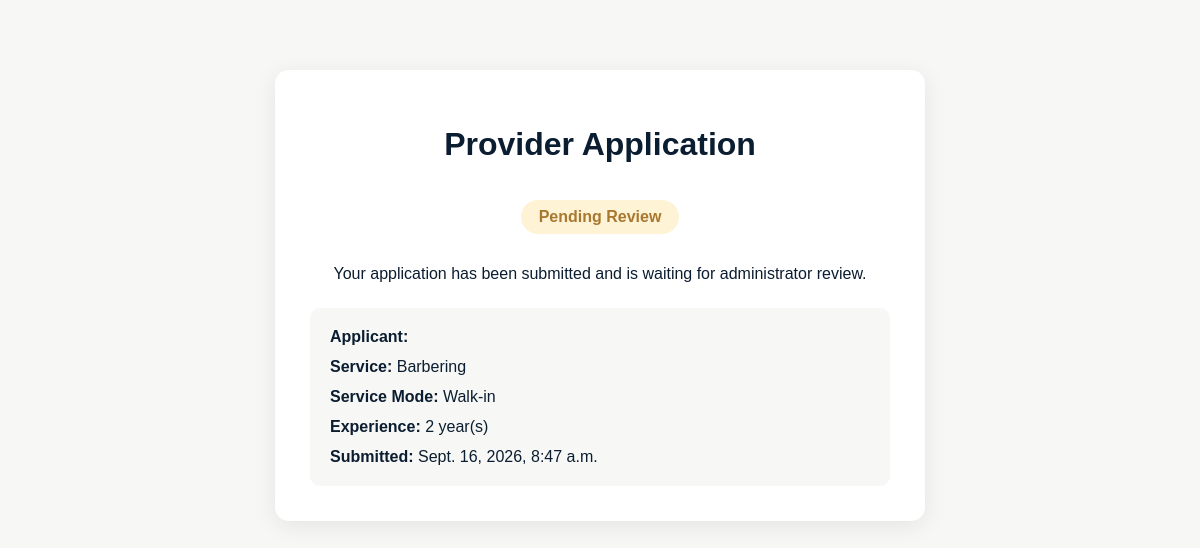
The page /provider/apply/ (signed in) on the database its author committed.
### provider/models.py (models this page shows, shortened)
class ProviderApplication(models.Model):
    class Status(models.TextChoices):
        PENDING=  'pending', 'Pending'
        APPROVED= 'approved', 'Approved'
        REJECTED= 'rejected', 'Rejected'
    class ServiceType(models.TextChoices):
        BARBERING= 'barbering', 'Barbering'
        LAUNDRY= 'laundry', 'Laundry'
        CLEANING= 'cleaning', 'Cleaning'
    class ServiceMode(models.TextChoices):
        HOME = 'home', 'Home Service'
        WALK_IN = 'walk_in', 'Walk-in'
    user = models.OneToOneField(User, on_delete=models.CASCADE, related_name='application')
    service_type = models.CharField(max_length=20, choices=[('barbering', 'Barbering'), ('laundry', 'Laundry'), ('cleaning', 'Cleaning')])
    service_mode = models.CharField(max_length=20, choices=ServiceMode.choices)
    experience_years = models.PositiveIntegerField()
    bio = models.TextField()
    id_document = models.ImageField(upload_to='applications/ids/')
    status = models.CharField(max_length=20, choices=Status.choices, default=Status.PENDING)
    rejection_reason=models.TextField(blank=True)
    submitted_at = models.DateTimeField(auto_now_add=True)
    reviewed_at = models.DateTimeField(null=True, blank=True)
    class Meta:
        db_table = 'provider_applications'

### provider/views.py (the view, shortened to what this page needs)
# urls.py: path('apply/', views.provider_application, name='provider_application'),
@login_required
def provider_application(request):
    if Provider.objects.filter(user=request.user).exists():
        return redirect('provider_dashboard')
    application = ProviderApplication.objects.filter(
        user=request.user
    ).first()
    if application:
        return render(
            request,
            'provider/provider_application_status.html',
            {
                'application': application
            }
        )

### provider/templates/provider/provider_application_status.html (shortened to what this page needs)
{% load static %}
<!doctype html>
<html lang="en">
  <head>
  </head>
  <body>
    <div class="container">
      <div class="card">
        <h1>Provider Application</h1>
        {% if application.status == "pending" %}
        <div class="status pending">Pending Review</div>
        <p>
          Your application has been submitted and is waiting for administrator
          review.
        </p>
        {% elif application.status == "approved" %}
        <div class="status approved">Approved</div>
        <p>Congratulations! Your provider application has been approved.</p>
        <a href="{% url 'provider_dashboard' %}" class="btn">
          Go to Provider Dashboard
        </a>
        {% endif %}
        <div class="details">
          <div class="detail">
            <span class="label"> Applicant: </span>
          </div>
          <div class="detail">
            <span class="label"> Service: </span>
            {{ application.get_service_type_display }}
          </div>
          <div class="detail">
            <span class="label"> Service Mode: </span>
            {{ application.get_service_mode_display }}
          </div>
          <div class="detail">
            <span class="label"> Experience: </span>
            {{ application.experience_years }} year(s)
          </div>
          <div class="detail">
            <span class="label"> Submitted: </span>
            {{ application.submitted_at }}
          </div>
        </div>
      </div>
    </div>
  </body>
</html>

### provider/templates/provider/provider_application_status.html (style rules this page uses)
* { box-sizing: border-box; }
body { margin: 0; font-family: Arial, sans-serif; background: #f7f7f5; color: #0b1d30; }
.container { width: 90%; max-width: 650px; margin: 70px auto; }
.card { background: white; padding: 35px; border-radius: 14px; box-shadow: 0 5px 25px rgba(0, 0, 0, 0.08); text-align: center; }
.status { display: inline-block; padding: 8px 18px; border-radius: 100px; font-weight: bold; margin: 15px 0; }
.pending { background: #fff3d6; color: #a87830; }
.details { text-align: left; background: #f7f7f5; padding: 20px; border-radius: 10px; margin-top: 25px; }
.detail { margin-bottom: 12px; }
.detail:last-child { margin-bottom: 0; }
.label { font-weight: bold; }

### rows shown on the page
ProviderApplication: service_type "Barbering", service_mode "Walk-in", experience_years "2", submitted_at "Sept. 16, 2026, 8:47 a.m."
